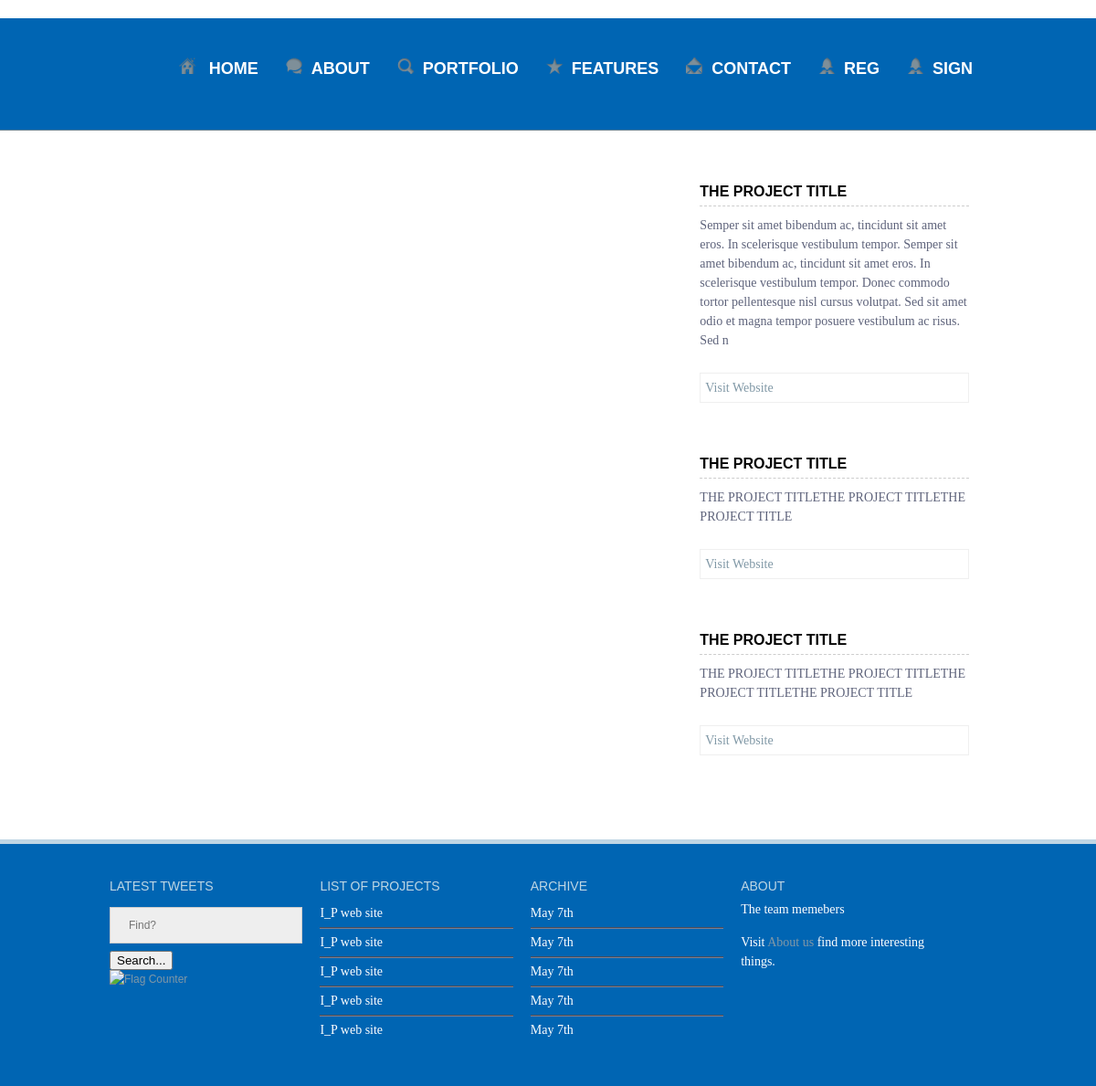
The page /?view=portfolio on the database its author committed.
### tables this page shows
CREATE TABLE IF NOT EXISTS `portfolio_news` (
  `id` int(11) NOT NULL,
  `title` varchar(255) NOT NULL,
  `description` text NOT NULL,
  `text` text NOT NULL,
  `img` text NOT NULL
);

### views/teama/index.php (called while the page is built)
<? require_once "inc/header.php";?>
<?php include $view. '.php' ?>
<? require_once "inc/footer.php";?>

### controller/controller.php (called while the page is built, shortened)
<?php
$view = empty($_GET['view']) ? 'main' : $_GET['view'];
switch($view){
    case('portfolio'):
        $pages = pages();
    break;
}
require_once TEMPLATE.'index.php';

### index.php (called while the page is built, shortened)
<?php
require_once CONTROLLER;

### model/model.php (called while the page is built, shortened)
<?php
function pages(){
    $query = "SELECT * FROM portfolio_news";
    $res = mysql_query($query);
    $pages = array();
    while($row = mysql_fetch_assoc($res)){
        $pages[] = $row;
    }
    return $pages;
}

### views/teama/portfolio.php (the view, shortened to what this page needs)
<div class="blankSeparator"></div>
  <? if($pages):?>
  <?php foreach($pages as $news): ?>
<div class="container portfolio">
  <div class="two_third">
  </div>
  <div class="one_third lastcolumn">
    <h2><?=$news['title']?></h2>
    <p><?=$news['description']?></p>
    <p class="portfolio"> <a href="?view=single_page&id=<?=$news['id']?>">Visit Website</a></p>
  </div>
</div>
    <?php endforeach; ?>
    <?php else: ?>
        <p>Crash in connection to DB</p>
<?php endif; ?>
<div class="blankSeparator1"></div>

### css/base.css (style rules this page uses)
html, body, div, span, applet, object, iframe, h1, h2, h3, h4, h5, h6, p, blockquote, pre, a, abbr, acronym, address, big, cite, code, del, dfn, em, img, ins, kbd, q, s, samp, small, strike, strong, sub, sup, tt, var, b, u, i, center, dl, dt, dd, ol, ul, li, fieldset, form, label, legend, table, caption, tbody, tfoot, thead, tr, th, td, article, aside, canvas, details, embed, figure, figcaption, footer, header, hgroup, menu, nav, output, ruby, section, summary, time, mark, audio, video { margin: 0; padding: 0; border: 0; font-size: 100%; font: inherit; vertical-align: baseline; }
body { line-height: 1; }
body { font: 12px Arial, Helvetica, sans-serif; line-height: 20px; color: #007bca; -webkit-font-smoothing: antialiased; -webkit-text-size-adjust: 100%; overflow-x: hidden; }
html { background:solid white; }
h1, h2, h3, h4, h5, h6 { color: solid black; font-family: Arial, Helvetica, sans-serif; font-weight: normal; }
h2 { font-size: 16px; margin-bottom:10px; font-weight:600; text-transform:uppercase; color: black; }
p { color: #5e637b; line-height:1.5em; font-size:14px; margin: 0 0 15px 0; font-family: 'PT Serif', serif; }
a, a:visited { color:#8098a6; text-decoration: none; outline: 0; }
p a, p a:visited { line-height: inherit; }

### css/skeleton.css (style rules this page uses)
.container { position: relative; width: 960px; margin: 0 auto; color:white; }
.container:after { content: "\0020"; display: block; height: 0; clear: both; visibility: hidden; }

### css/screen.css (style rules this page uses)
div.blankSeparator { height: 1px; margin:20px 0; display: block; }
div.blankSeparator1 { height: 1px; margin:25px 0; display: block; }
.portfolio h2 { border-bottom:1px dashed #cdcdcd; padding:0px 0 5px 0; }
p.portfolio { margin-top:25px; background:#fff; border:1px solid #efefef; padding:5px; }
.one_third { width: 30.66%; }
.two_third { width: 65.33%; }
.one_half, .one_third, .two_third, .one_fourth, .one_fifth { margin-right: 2%; margin-bottom: 10px; float: left; }
.lastcolumn { margin-right: 0!important; clear: right; }
body { font-family: Verdana,sans-serif;margin:0 }

### css/login.css (style rules this page uses)
.container { padding: 16px; }

### rows shown on the page
portfolio_news: title "THE PROJECT TITLE", description "Semper sit amet bibendum ac, tincidunt sit amet eros. In scelerisque vestibulum tempor. Semper sit amet bibendum ac, tincidunt sit amet eros. In scelerisque vestibulum tempor. Donec commodo tortor pellentesque nisl cursus volutpat. Sed sit amet odio et magna tempor posuere vestibulum ac risus. Sed n"
portfolio_news: title "THE PROJECT TITLE", description "THE PROJECT TITLETHE PROJECT TITLETHE PROJECT TITLE"
portfolio_news: title "THE PROJECT TITLE", description "THE PROJECT TITLETHE PROJECT TITLETHE PROJECT TITLETHE PROJECT TITLE"
